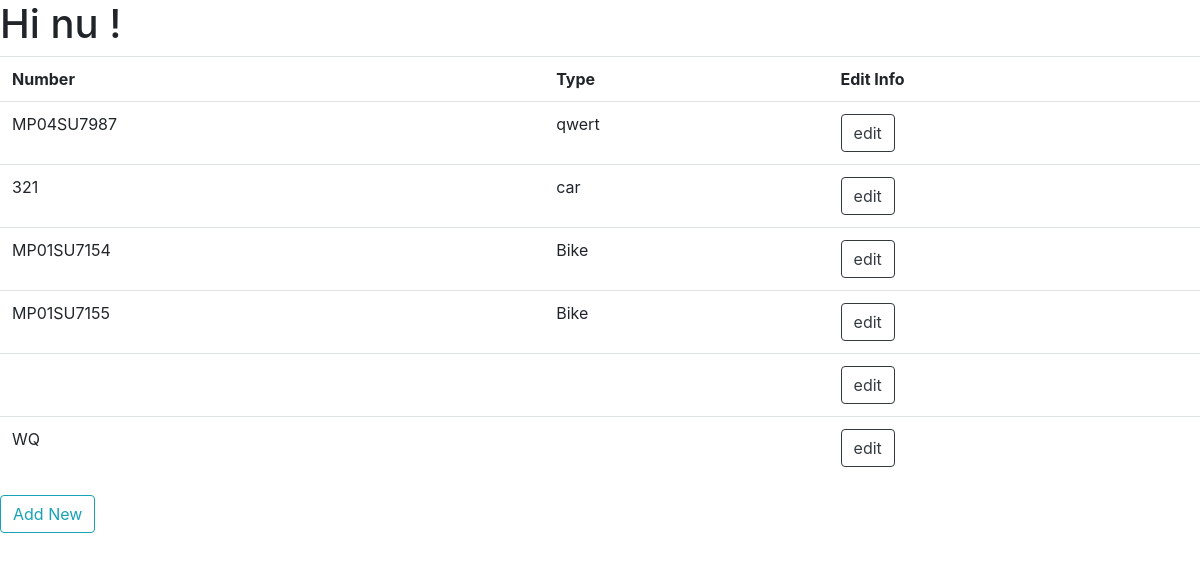
The app's page /vehical/ (signed in) with its own data.
### account/models.py (models this page shows)
class User(AbstractUser):
    class Role(models.TextChoices):
        ADMIN = "ADMIN" , "Admin"
        CUSTOMER = 'CUSTOMER' , "Customer"
        EMPLOYEE = 'EMPLOYEE' , 'Employee'
    phone = models.CharField(max_length=13,unique=True , null=True , blank=True)
    role = models.CharField(max_length=50 , choices=Role.choices ,default= Role.CUSTOMER)
    is_active = models.BooleanField(default=False)

### ERP/models.py (models this page shows, shortened)
class Vehical(models.Model):
    customer = models.ForeignKey(Customer , on_delete=models.CASCADE)
    number = models.CharField(max_length=20 , unique= True)
    type = models.CharField(max_length=20)

### account/decorators.py (the view)
        def wrapper(request , *args, **kwargs):
            group = None
            role = request.user.role
            print(role)
            if role in allowed_roles:
                return view_func(request , *args, **kwargs)
            else :
                print('User Not allowed')
                return redirect('unauth_page')

### ERP/views.py (called while the page is built)
@login_required(login_url= 'login_page')
@allowed_users(allowed_roles=[User.Role.CUSTOMER])
def info_vehical(request):
    user = request.user
    customer = Customer.objects.get(user = user)
    vehicals = list(Vehical.objects.filter(customer = customer))
    context = {'vehicals' : vehicals}
    return render(request , 'ERP/vehical/info_vehical_page.html' , context)

### templates/ERP/vehical/info_vehical_page.html (shortened to what this page needs)
<head>
    <link rel="stylesheet" href="https://cdn.jsdelivr.net/npm/bootstrap@4.0.0/dist/css/bootstrap.min.css">
  </head>
{% load static %}
{% block content %}
<h1>Hi {{request.user}} !</h1>
<table class ="table" >
    <tr><th>Number</th><th>Type</th><th>Edit Info</th></tr>
        {% for vehical in vehicals %}
        <tr>
            <td>{{vehical.number}}</td>
            <td>{{vehical.type}}</td>
            <td><a class="btn btn-outline-dark" href="{% url 'edit_vehical_page' vehical.id %}">edit</a></td>
        </tr>
        {% endfor %}
</table>
<a class="btn btn-outline-info" href="{% url 'add_vehical_page' %}">Add New</a>
{% endblock %}

### records on screen
User: user "nu"
Vehical: number "MP04SU7987", type "qwert"
Vehical: number "321", type "car"
Vehical: number "MP01SU7154", type "Bike"
Vehical: number "MP01SU7155", type "Bike"
Vehical: number "WQ"
